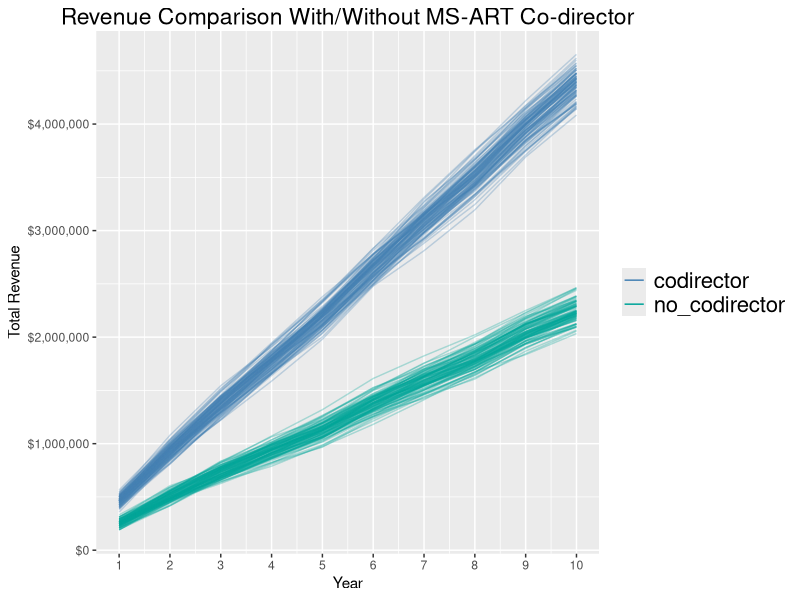
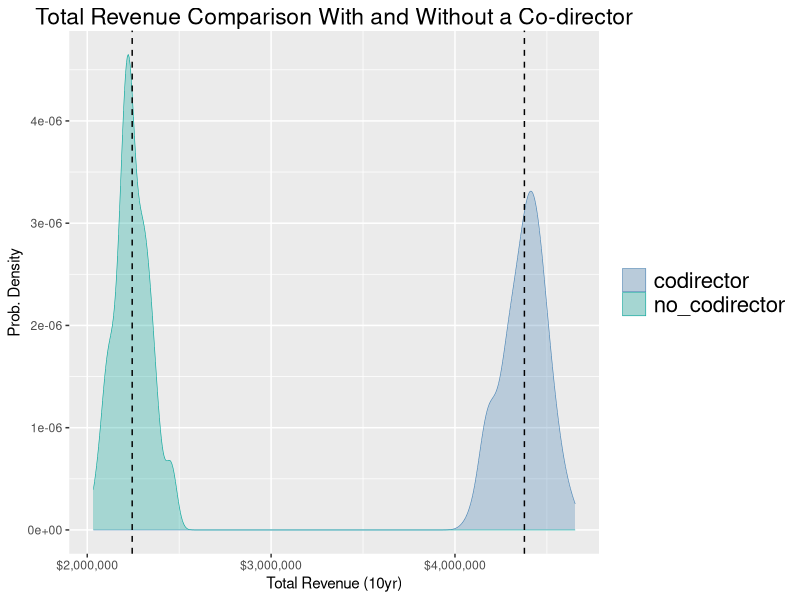

Source code (R) for these figures, in order:
## ---- chunk 1
knitr::opts_chunk$set(
  collapse = TRUE,
  comment  = "#>",
  fig.path = "figures/ms-art-"
)
library(dplyr)
library(tibble)
library(tidyr)
library(ggplot2)
thm <- theme(
    legend.title = element_blank(),
    legend.text  = element_text(size = 16),
    plot.title   = element_text(hjust = 0.5, vjust = 1, size = rel(1.5))
  )
theme_set(thm)
set.seed(1234)
## ---- chunk 2

#' @param with_codirector `logical(1)`. Include a co-director. This
#'   effects the max number of students in the program, either 24 or 16.
#' @param n_years `integer(1)`. The no. years to project out the simulation.
#' @param oper_budget `numeric(1)`. The operating budget coming from CSU.
#'
#' @examples
#' sim_projection()
#' sim_projection(FALSE)
#'
sim_projection <- function(with_codirector = TRUE, n_years = 10L,
                           oper_budget     = 145600.00) {

  # calc Univ tuition revenue
  calc_revenue <- function(n1, n2, base1 = 14267.18, base2 = 30955.38) {
    inf  <- runif(1, 1.01, 1.03)   # random inflation 1% - 3%
    base <- (n1 * base1 * inf) +  (n2 * base2 * inf)
    base - oper_budget
  }

  n_students <- ifelse(with_codirector, 24L, 16L)
  n_decline  <- withr::with_seed(101, sample(1:3L, n_years, replace = TRUE))
  revenue    <- numeric(n_years)

  for ( i in seq(n_years) ) {
    n_total <- n_students - n_decline[i]
    n_nonres <- rbinom(1L, n_total, prob = 0.7)
    n_res <- n_total - n_nonres
    revenue[i] <- calc_revenue(n_res, n_nonres)
  }

  revenue <- cumsum(revenue)
  df <- setNames(data.frame(as.list(revenue)), seq(n_years))
  names(df) <- seq(n_years)
  cbind(type = ifelse(with_codirector, "codirector", "no_codirector"), df)
}
## ---- chunk 3
# no. simulations
n <- 100L

# run the sim
outsim <- lapply(rep(1:0, each = n), sim_projection) |>
  do.call(what = "rbind") |>
  rowid_to_column("simulation")

# wrangle data for plotting
plot_df <- outsim |>
  pivot_longer(cols = c(-type, -simulation),
               names_to = "year", values_to = "revenue") |>
  unite("simulation", c(type, simulation), remove = FALSE) |>
  mutate(year = as.numeric(year))

# Plot traces
plot_df |>
  ggplot(aes(x = year, y = revenue, group = simulation, color = type)) +
  geom_line(alpha = 0.3) +
  scale_color_manual(values = c("steelblue", "#00A499")) +
  scale_y_continuous(labels = scales::dollar) +
  scale_x_continuous(n.breaks = max(plot_df$year)) +
  guides(color = guide_legend(override.aes = list(size = 5, alpha = 1))) +
  labs(title = "Revenue Comparison With/Without MS-ART Co-director",
       x = "Year", y = "Total Revenue") +
  NULL
## ---- chunk 4
split_revenue <- tapply(outsim, outsim$type, `[`, x = ncol(outsim))
means <- vapply(split_revenue, mean, numeric(1))
means
## ---- chunk 5
data.frame(split_revenue) |>
  gather(key = "type") |>
  ggplot(aes(x = value, color = type)) +
  geom_density(aes(fill = type), alpha = 0.3, linewidth = 0.2) +
  labs(
    title = "Total Revenue Comparison With and Without a Co-director",
    y = "Prob. Density", x = "Total Revenue (10yr)") +
  scale_fill_manual(values = c("steelblue", "#00A499")) +
  scale_color_manual(values = c("steelblue", "#00A499")) +
  scale_x_continuous(labels = scales::dollar) +
  geom_vline(xintercept = means, linetype = "dashed") +
  NULL
